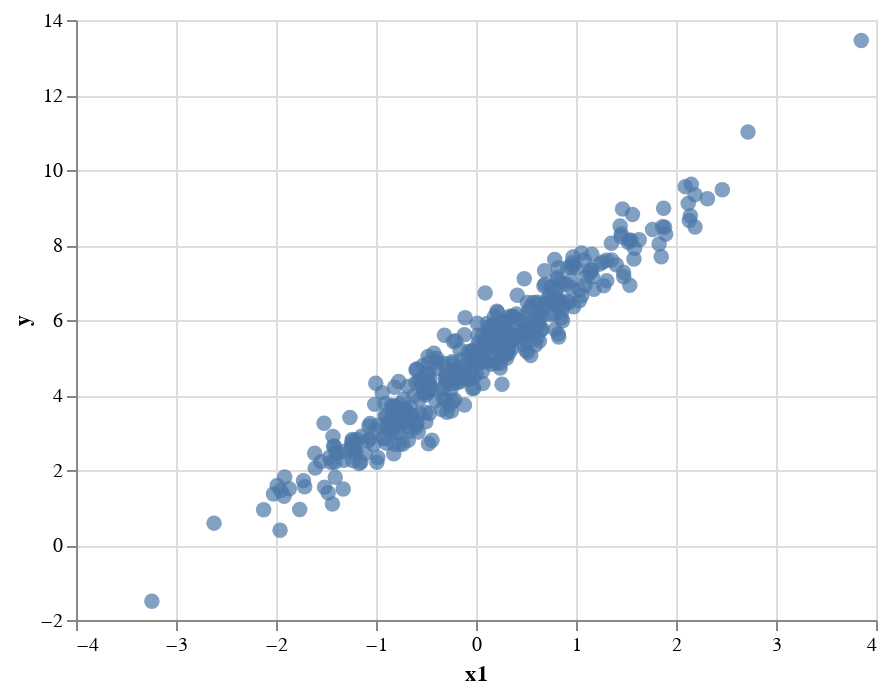

Here is the notebook cell this chart was saved with:
### Code cell
import altair as alt

p1 = alt.Chart(data).mark_circle(size=60).encode(
    x='x1',
    y='y',
)
p1

### Figure 1 — Vega-Lite specification as saved in the notebook (floating-point values rounded to 4 significant figures; data arrays with more than 128 entries replaced by an {"elided": "..."} marker saying what was removed)
{"config": {"view": {"continuousWidth": 400, "continuousHeight": 300}}, "data": {"name": "data-8e79afca9fc42e700d407346847ec0fb"}, "mark": {"type": "circle", "size": 60}, "encoding": {"x": {"type": "quantitative", "field": "x1"}, "y": {"type": "quantitative", "field": "y"}}, "$schema": "https://vega.github.io/schema/vega-lite/v4.8.1.json", "datasets": {"data-8e79afca9fc42e700d407346847ec0fb": {"elided": "400 records"}}}
